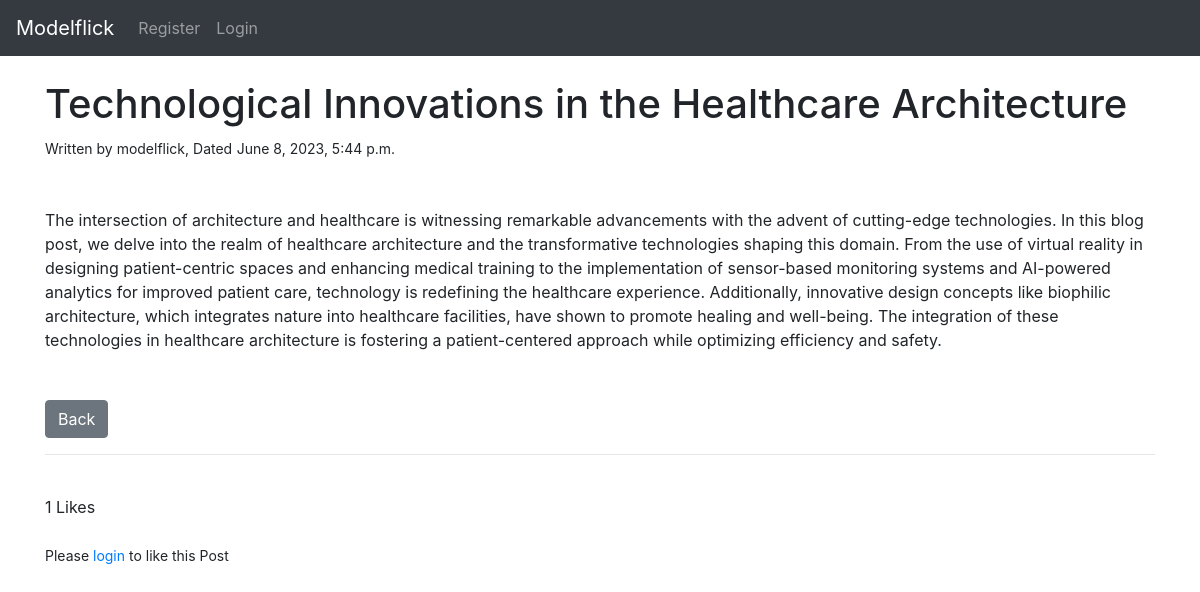
The app's page /article/1 with its own data.
### theblog/models.py (models this page shows, shortened)
class Post(models.Model):
    title = models.CharField(max_length=255)
    title_tag = models.CharField(max_length=255)
    author = models.ForeignKey(User, on_delete=models.CASCADE)
    body = models.TextField()
    post_date = models.DateTimeField(auto_now_add=True)
    likes = models.ManyToManyField(User, related_name='blog_post')
    def total_likes(self):
        return self.likes.count()

### theblog/views.py (the view)
# urls.py: path('article/<int:pk>', ArticleDetailView.as_view(), name = 'article_detail'),
class ArticleDetailView(DetailView):
    model = Post
    template_name = 'article_detail.html'
    def get_context_data(self, *args, **kwargs):
        context = super(ArticleDetailView, self).get_context_data(*args, **kwargs)
        stuff = get_object_or_404(Post, id=self.kwargs['pk'])
        total_likes= stuff.total_likes()
        liked = False
        if stuff.likes.filter(id=self.request.user.id).exists():
            liked = True
        context["total_likes"] = total_likes
        context["liked"] = liked
        return context

### theblog/templates/article_detail.html (shortened to what this page needs)
{% extends 'base.html' %}
{% block content %}
    <h1>{{ post.title }}</h1>
    <small> Written by {{ post.author }}, Dated</small>
    <small>{{ post.post_date }}</small>
    <br/>
    <br/><br/>
    {{ post.body|safe }}
    <br/><br/><br/>
    <a  href="{% url 'home' %}" class="btn btn-secondary" type = button >Back</a>
    <br/>
    <hr>
    <br/>
    <form action="{% url 'like_post' post.pk %}" method="POST">
        {{ total_likes }} Likes
        <br/>
        {% if user.is_authenticated %}
            {% if liked %}
                <button type="submit", name="post_id", value="{{ post.id }}", class="btn btn-danger btn-sm">Unlike</button>
            {% else %}
                <button type="submit", name="post_id", value="{{ post.id }}", class="btn btn-primary btn-sm">Like</button>
            {% endif %}
        {% else %}
        <br/>
        <small>Please <a href="{% url 'login' %}">login</a>  to like this Post</small>
        {% endif %}
    </form>
{% endblock %}

### records on screen
Post: title "Technological Innovations in the Healthcare Architecture", author "modelflick", post_date "June 8, 2023, 5:44 p.m.", body "The intersection of architecture and healthcare is witnessing remarkable advancements with the advent of cutting-edge technologies. In this blog post, we delve into the realm of healthcare architecture and the transformative technologies shaping this domain. From the use of virtual reality in designing patient-centric spaces and enhancing medical training to the implementation of sensor-based monitoring systems and AI-powered analytics for improved patient care, technology is redefining the healthcare experience. Additionally, innovative design concepts like biophilic architecture, which integrates nature into healthcare facilities, have shown to promote healing and well-being. The…"

### other values on screen
{{ total_likes }} "1"
